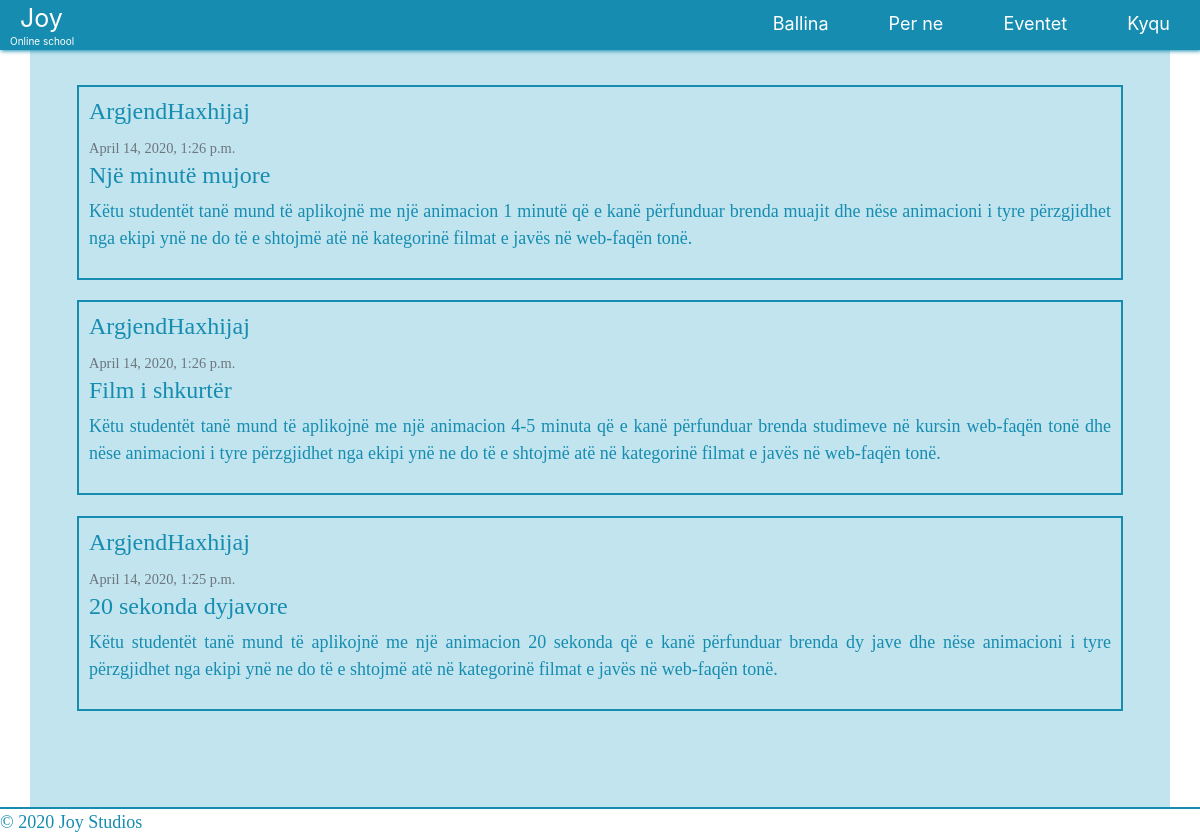
Page /eventet/ on the committed database.
### mainJoy/models.py (models this page shows, shortened)
class Post(models.Model):
    title = models.CharField(max_length=200, unique=True)
    content = models.TextField()
    date_posted = models.DateTimeField(default=timezone.now)
    author = models.ForeignKey(User, on_delete= models.CASCADE)

### mainJoy/views.py (the view)
# urls.py: path('eventet/', views.chance, name='Joy-events'),
def chance(request):
    context = {
        'posts': Post.objects.all().order_by('-date_posted')
    }
    return render(request, 'joy/qellimi.html', context)

### mainJoy/templates/joy/qellimi.html (shortened to what this page needs)
{% extends "Joy/base.html" %}{% load static %} {% block content %}
<head>
    <link rel="stylesheet" href="https://kit.fontawesome.com/ab4b18aec0.js">
    </head>
<main role="main" class="container teksti1">
    <div class="jumbotron" style="background-color: #C1E4EE;">
        {% for post in posts %}
            <article class="media content-section" style="margin-top: 2%; border: 2px solid #168DB0; padding: 10px;">
                <div class="media-body">
                    <div class="article-metadata">
                            <h1 class="mr-2 link" href="#">{{ post.author }}</h1>
                            <small class="text-muted">{{ post.date_posted }}</small>
                    </div>
                    <h2 class="article-title link" href="#">{{ post.title }}</h2>
                    <p class="article-content">{{ post.content }}</p>
                </div>
            </article>
            {% endfor %}
    </div>
</main>
{% endblock content%}

### mainJoy/templates/joy/base.html (shortened to what this page needs)
{% load static %}
<!DOCTYPE html>
<html lang="en">
<head>
    <link href="https://cdn.jsdelivr.net/npm/bootstrap@5.0.0-beta1/dist/css/bootstrap.min.css" rel="stylesheet">
    <link rel="stylesheet" type="text/css" href="{% static 'joy-static/main1.css'%}">
    <link
      rel="stylesheet"
      href="https://stackpath.bootstrapcdn.com/bootstrap/4.4.1/css/bootstrap.min.css"
    />
    <link
      rel="stylesheet"
      href="https://unpkg.com/leaflet@1.6.0/dist/leaflet.css"
    />
</head>
<body>
    <header class="header" style="height: 50px;">
        {% if user.is_authenticated %}
        <a href="{%url 'Joy-home1'%}" class="logo linku">Joy <br>
        {% else %}
        <a href="{%url 'Joy-home'%}" class="logo linku">Joy <br>
        {% endif %}
        <span style="font-size: 10px; color: white; position: relative; bottom: 20px; right: 10px;" >Online school</span>
        </a>
        <ul class="menu text-center">
          {% if user.is_authenticated %}
          <li><a href="{%url 'Joy-home1'%}" class="linku">Ballina</a></li>
          <li><a href="{%url 'Joy-contact'%}" class="linku">Kontakti</a></li>
          <li><a href="{%url 'Joy-cinema'%}" class="linku">Kinemaja</a></li>
          <li><a href="{%url 'profile'%}" class="linku">Profili</a></li>
          <li><a href="{%url 'logout'%}" class="linku">Ç'kyqu</a></li>
          {% else %}
          <li><a href="{%url 'Joy-home'%}" class="linku">Ballina</a></li>
          <li><a href="{%url 'Joy-about'%}" class="linku">Per ne</a></li>
          <li><a href="{%url 'Joy-events'%}" class="linku">Eventet</a></li>
          <li><a href="{%url 'login'%}" class="linku">Kyqu</a></li>
          {% endif %}
        </ul>
    </header>
      <div class="container-fluid">
        <div class="row">
          {% block content %}
          {% endblock %}
        </div>
      </div>
    <footer  style="border-top: solid 2px #168DB0;">
      <span class="teksti1"><p style="margin: 0 auto;">© 2020 Joy Studios</p></span>
    </footer>
</body>
</html>

### mainJoy/static/joy-static/main1.css (style rules this page uses)
.header { background-color: #168DB0; box-shadow: 1px 1px 4px 0 #168DB0; position: fixed; width: 100%; z-index: 3; }
.header ul { margin: 0; padding: 0; list-style: none; overflow: hidden; background-color: #168DB0; }
.header li a { display: block; padding: 20px 20px; text-decoration: none; }
.header .logo { display: block; float: left; font-size: 25px; padding: 10px 20px; text-decoration: none; }
.header .menu { clear: both; max-height: 0; transition: max-height .2s ease-out; }
@media (min-width: 48em) { .header li { float: left; } }
@media (min-width: 48em) { .header li a { padding: 20px 30px; } }
@media (min-width: 48em) { .header .menu { clear: none; float: right; max-height: none; } }

### mainJoy/templates/joy/base.html (style rules this page uses)
.teksti1 { text-align: justify; color: #168DB0; font-family: 'poppins'; font-size: 20px; margin-bottom: 0 !important; }
.linku { height: 50px !important; font-size: 18px; padding-top: 10px !important; color: white; }
.logo { color: white; padding-top: 0px !important; padding-bottom: 0px; padding-right: 0px; padding-left: 20px; }
body { -webkit-user-select: none; -khtml-user-select: none; -moz-user-select: none; -ms-user-select: none; -o-user-select: none; user-select: none; }

### mainJoy/templates/joy/qellimi.html (style rules this page uses)
.teksti1 { text-align: justify; color: #168DB0; font-family: 'poppins'; font-size: 18px; background-color: #C1E4EE; }
.link { text-align: justify; color: #168DB0; font-family: 'poppins'; font-size: 24px; }

### rows in the picture
Post: author "ArgjendHaxhijaj", date_posted "April 14, 2020, 1:26 p.m.", title "Një minutë mujore", content "Këtu studentët tanë mund të aplikojnë me një animacion 1 minutë që e kanë përfunduar brenda muajit dhe nëse animacioni i tyre përzgjidhet nga ekipi ynë ne do të e shtojmë atë në kategorinë filmat e javës në web-faqën tonë."
Post: author "ArgjendHaxhijaj", date_posted "April 14, 2020, 1:26 p.m.", title "Film i shkurtër", content "Këtu studentët tanë mund të aplikojnë me një animacion 4-5 minuta që e kanë përfunduar brenda studimeve në kursin web-faqën tonë dhe nëse animacioni i tyre përzgjidhet nga ekipi ynë ne do të e shtojmë atë në kategorinë filmat e javës në web-faqën tonë."
Post: author "ArgjendHaxhijaj", date_posted "April 14, 2020, 1:25 p.m.", title "20 sekonda dyjavore", content "Këtu studentët tanë mund të aplikojnë me një animacion 20 sekonda që e kanë përfunduar brenda dy jave dhe nëse animacioni i tyre përzgjidhet nga ekipi ynë ne do të e shtojmë atë në kategorinë filmat e javës në web-faqën tonë."
